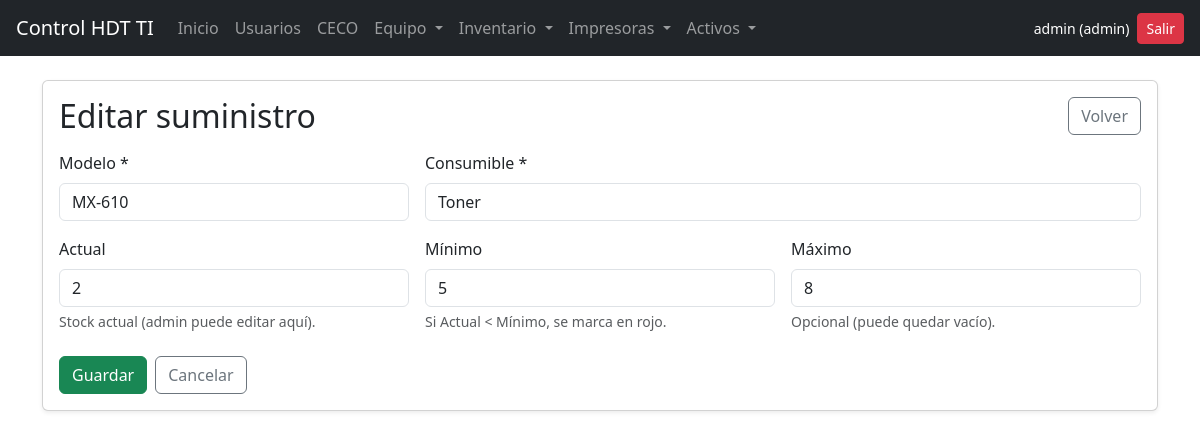
Page /inventario/1/edit (signed in) on the committed database.
### models/models.py (models this page shows, shortened)
class User(db.Model, UserMixin):
    id = db.Column(db.Integer, primary_key=True)
    username = db.Column(db.String(80), unique=True, nullable=False)
    password = db.Column(db.String(200), nullable=False)
    role = db.Column(db.String(20), nullable=False)  # admin | user
    entregas = db.relationship('EntregaEquipo', backref='usuario', lazy=True)
    reportes_impresora = db.relationship('ReporteImpresora', backref='usuario', lazy=True)

class SuministroImpresora(db.Model):
    __tablename__ = "suministro_impresora"
    id = db.Column(db.Integer, primary_key=True)
    modelo = db.Column(db.String(50), nullable=False)          # MX-610, C748, etc.
    consumible = db.Column(db.String(120), nullable=False)     # Toner, Unidad Imagen...
    actual = db.Column(db.Integer, nullable=False, default=0)
    minimo = db.Column(db.Integer, nullable=False, default=0)
    maximo = db.Column(db.Integer, nullable=True)              # puede ser null
    created_at = db.Column(db.DateTime, default=datetime.utcnow)
    __table_args__ = (
        db.UniqueConstraint('modelo', 'consumible', name='uq_modelo_consumible'),
    )

### routes/inventario.py (the view, shortened to what this page needs)
@inventario_bp.route("/<int:item_id>/edit", methods=["GET", "POST"])
@login_required
@admin_required
def edit(item_id):
    item = SuministroImpresora.query.get_or_404(item_id)
    return render_template("inventario/form.html", mode="edit", item=item)

### app.py (called while the page is built)
@login_manager.user_loader
def load_user(user_id):
    return User.query.get(int(user_id))

### routes/utils.py (called while the page is built)
def admin_required(fn):
    @wraps(fn)
    def wrapper(*args, **kwargs):
        if not current_user.is_authenticated:
            abort(401)
        if current_user.role != "admin":
            abort(403)
        return fn(*args, **kwargs)
    return wrapper

### templates/inventario/form.html (shortened to what this page needs)
{% extends "base.html" %}
{% block content %}
<div class="card shadow-sm">
  <div class="card-body">
    <div class="d-flex justify-content-between align-items-center mb-3">
      <h2 class="mb-0">{% if mode == "edit" %}Editar suministro{% else %}Agregar suministro{% endif %}</h2>
      <a href="{{ url_for('inventario.lista') }}" class="btn btn-outline-secondary">Volver</a>
    </div>
    <form method="post" class="mt-3">
      <div class="row g-3">
        <div class="col-md-4">
          <label class="form-label">Modelo *</label>
          <input class="form-control" name="modelo" required
                 placeholder="Ej: MX-711"
                 value="{{ item.modelo if item else '' }}">
        </div>
        <div class="col-md-8">
          <label class="form-label">Consumible *</label>
          <input class="form-control" name="consumible" required
                 placeholder="Ej: Toner / Unidad Imagen / Botella Desecho"
                 value="{{ item.consumible if item else '' }}">
        </div>
        <div class="col-md-4">
          <label class="form-label">Actual</label>
          <input class="form-control" type="number" min="0" name="actual"
                 value="{{ item.actual if item else 0 }}">
          <div class="form-text">Stock actual (admin puede editar aquí).</div>
        </div>
        <div class="col-md-4">
          <label class="form-label">Mínimo</label>
          <input class="form-control" type="number" min="0" name="minimo"
                 value="{{ item.minimo if item else 0 }}">
          <div class="form-text">Si Actual &lt; Mínimo, se marca en rojo.</div>
        </div>
        <div class="col-md-4">
          <label class="form-label">Máximo</label>
          <input class="form-control" type="number" min="0" name="maximo"
                 value="{{ item.maximo if item and item.maximo is not none else '' }}">
          <div class="form-text">Opcional (puede quedar vacío).</div>
        </div>
      </div>
      <div class="mt-4 d-flex gap-2">
        <button class="btn btn-success" type="submit">Guardar</button>
        <a href="{{ url_for('inventario.lista') }}" class="btn btn-outline-secondary">Cancelar</a>
      </div>
    </form>
  </div>
</div>
{% endblock %}

### templates/base.html (shortened to what this page needs)
<!DOCTYPE html>
<html lang="es">
<head>
    <link href="https://cdn.jsdelivr.net/npm/bootstrap@5.3.3/dist/css/bootstrap.min.css" rel="stylesheet">
</head>
<body>
    <nav class="navbar navbar-expand-lg navbar-dark bg-dark px-3">
        {% if current_user.is_authenticated %}
        {% set home_url = url_for('admin.dashboard') if current_user.role == 'admin' else url_for('user.dashboard') %}
        {% else %}
        {% set home_url = url_for('auth.login') %}
        {% endif %}
        <a class="navbar-brand" href="{{ home_url }}">Control HDT TI</a>
        <div class="collapse navbar-collapse" id="navMain">
            <ul class="navbar-nav me-auto mb-2 mb-lg-0">
                {% if current_user.is_authenticated %}
                <li class="nav-item">
                    <a class="nav-link" href="{{ home_url }}">Inicio</a>
                </li>
                {% if current_user.role == 'admin' %}
                <li class="nav-item">
                    <a class="nav-link" href="{{ url_for('admin.users_list') }}">Usuarios</a>
                </li>
                <li class="nav-item">
                    <a class="nav-link" href="{{ url_for('ceco.list_ceco') }}">CECO</a>
                </li>
                {% endif %}
                <li class="nav-item dropdown">
                    <a class="nav-link dropdown-toggle" href="#" id="navEquipo" role="button" data-bs-toggle="dropdown"
                        aria-expanded="false">
                        Equipo
                    </a>
                </li>
                <li class="nav-item dropdown">
                    <a class="nav-link dropdown-toggle" href="#" id="navInventario" role="button"
                        data-bs-toggle="dropdown" aria-expanded="false">
                        Inventario
                    </a>
                </li>
                <li class="nav-item dropdown">
                    <a class="nav-link dropdown-toggle" href="#" id="navImpresoras" role="button"
                        data-bs-toggle="dropdown" aria-expanded="false">
                        Impresoras
                    </a>
                </li>
<li class="nav-item dropdown">
  <a class="nav-link dropdown-toggle" href="#" id="navActivos" role="button"
     data-bs-toggle="dropdown" aria-expanded="false">
    Activos
  </a>
</li>
                {% endif %}
            </ul>
            <div class="d-flex align-items-center gap-2">
                {% if current_user.is_authenticated %}
                <span class="text-white small">
                    {{ current_user.username }} ({{ current_user.role }})
                </span>
                <a href="{{ url_for('auth.logout') }}" class="btn btn-danger btn-sm">Salir</a>
                {% endif %}
            </div>
        </div>
    </nav>
    <div class="container mt-4">
        {% block content %}{% endblock %}
    </div>
</body>
</html>

### rows in the picture
User: username "admin", role "admin"
SuministroImpresora: modelo "MX-610", consumible "Toner", actual "2", minimo "5", maximo "8"
